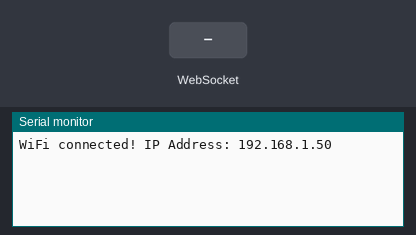
Bench run of a sketch on a simulated ESP32. On the bench: the last lines printed to the serial monitor. The test bench sets the inputs (shaded band). WiFi joins after 1.5 s; servers stay silent unless stated.

Above: at 2.7 s.
2.8 s: WebSocket text "1" received
At 3.5 s:
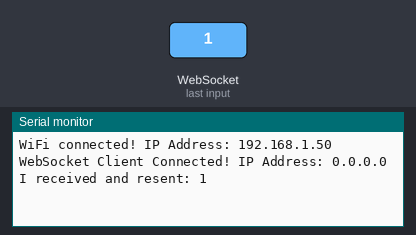
4.3 s: WebSocket text "0" received
At 4.6 s:
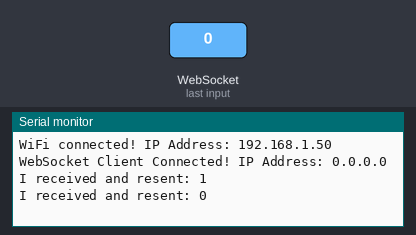

The sketch:

esp32.ino
```cpp
#include <AsyncTCP.h>
#include <ESPAsyncWebServer.h>
#include <WiFi.h>

AsyncWebServer server(80);
AsyncWebSocket ws("/ws");

void setup() {
  Serial.begin(9600);
  Serial2.begin(9600, SERIAL_8N1, 16, 17);
  WiFi.begin("nomeWifi", "passwordWifi");

  while (WiFi.status() != WL_CONNECTED) {
  };
  Serial.println("WiFi connected! IP Address: " + WiFi.localIP().toString());

  ws.onEvent([](AsyncWebSocket *server, AsyncWebSocketClient *client,
                AwsEventType type, void *arg, uint8_t *data, size_t len) {
    const bool isConnecting = type == WS_EVT_CONNECT;
    const bool isDisconnecting = type == WS_EVT_DISCONNECT;
    const bool hasData = type == WS_EVT_DATA;

    if (isConnecting)
      Serial.println("WebSocket Client Connected! IP Address: " +
                     client->remoteIP().toString());
    if (isDisconnecting)
      Serial.println("WebSocket Client Disconnected! IP Address: " +
                     client->remoteIP().toString());

    if (!hasData) return;

    const String thisStringData = String((char *)data).substring(0, len);

    ws.textAll(thisStringData);
    Serial2.println(String(thisStringData));
    Serial.println("I received and resent: " + thisStringData);
  });

  server.addHandler(&ws);
  server.begin();
}

void loop() {
  ws.cleanupClients();

  listenToNewSerialData(&myCallback);
};

void myCallback(String arduinoValue) {
  ws.textAll(arduinoValue);
}

String listenToNewSerialData(void (*myCallback)(String)) {
  static String receivedString;

  while (Serial2.available() > 0) {
    const char thisChar = Serial2.read();
    const bool isLastChar = thisChar == '\n';

    if (!isLastChar) {
      receivedString += thisChar;
      continue;
    };

    myCallback(receivedString);
    receivedString = "";
  };

  return "";
};
```

Measured:
- after the input at 2.8 s, the serial monitor: prints a new line at once (image 1)
- after the input at 4.3 s, the serial monitor: prints a new line at once (image 2)
